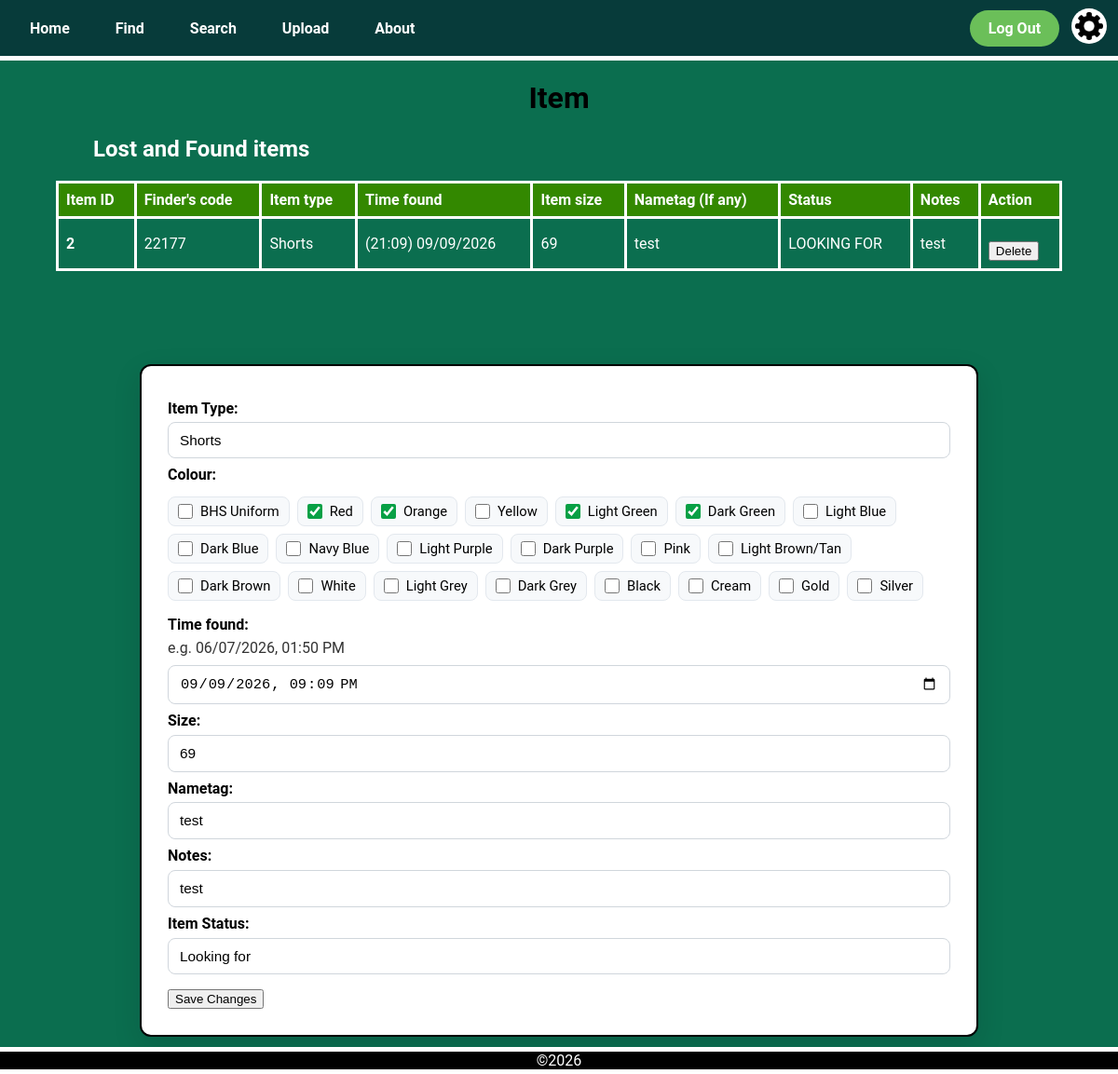
Page /item/2 (signed in) on the earlier database version.
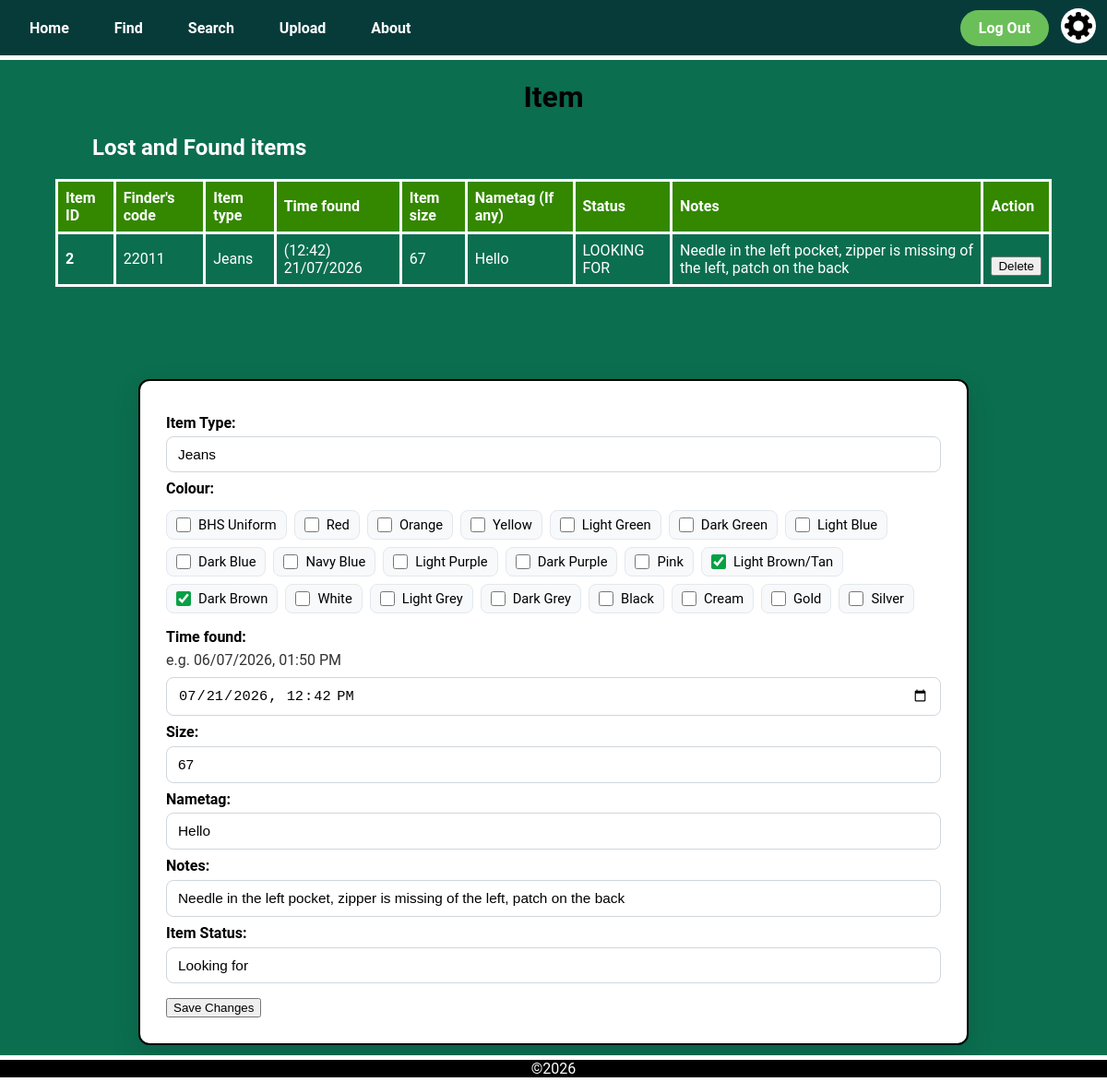
Same page on the later database version.
### app.py (models this page shows)
class LostItem(db.Model):
    __tablename__ = 'lost_item'
    item_id = db.Column(db.Integer, primary_key=True)
    finder_id = db.Column(db.Integer, db.ForeignKey('user.user_id'))
    item_type = db.Column(db.String(50))
    time_found = db.Column(db.String(50))
    size = db.Column(db.String(50))
    nametag = db.Column(db.String(50))
    status = db.Column(db.String(50))
    notes = db.Column(db.String(50))
    colours = db.relationship('Colour', secondary='lostitem_colour', backref='lost_items')

### app.py (the view, shortened to what this page needs)
@app.route('/item/<int:item_id>', methods=['GET', 'POST'])
def item(item_id):
    if session['clearance'] > 1:   # Clearance check
        if current_user.school_code != item.finder_id:
            return redirect('/404')
    item = LostItem.query.get_or_404(item_id)
    items = [item]
    colour_names = [colour.name for colour in item.colours]
    return render_template('item.html', title='Edit Item', items=items, colour_names=colour_names)

### app.py (called while the page is built)
@login_manager.user_loader
def load_user(user_id):
    return User.query.get(int(user_id))

@app.context_processor
def inject_variables():
    return dict(show_footer=True,
                logged_in = current_user.is_authenticated)

### templates/item.html (shortened to what the changed rows need)
{% extends "layout.html" %}
{% block content %}
<h1 class="title">Item</h1>
{% for item in items %}
<table class="item_info_table">
  <h2 class="sub_heading">Lost and Found items</h2>
    <tr>
      <th class="item_info_header">Item ID</th>
      <th class="item_info_header">Finder's code</th>
      <th class="item_info_header">Item type</th>
      <th class="item_info_header">Time found</th>
      <th class="item_info_header">Item size</th>
      <th class="item_info_header">Nametag (If any)</th>
      <th class="item_info_header">Status</th>
      <th class="item_info_header">Notes</th>
      <th class="item_info_header">Action</th>
    </tr>
    <tr class="item_info_row">
      <th>{{item.item_id}}</th>
      <td>{{item.finder_id}}</td>
      <td>{{item.item_type}}</td>
      <td>
        {% if item.time_found is not none %}
          ({{ item.time_found[11:16] }}) {{ item.time_found[8:10] }}/{{ item.time_found[5:7] }}/{{ item.time_found[0:4] }}
        {% else %}
          {{item.time_found}}
        {% endif %}
      </td>
      <td>{{item.size}}</td>
      <td>{{item.nametag}}</td>
      <td>{{item.status}}</td>
      <td>{{item.notes}}</td>
      <td class="edit_item_button">
        <form method="post" action="/item/{{item.item_id}}/delete" class="delete_button_form">
          <button type="submit" class="upload_submit_button">Delete</button>
        </form>
      </td>
    </tr>
</table>
<form method="post" action="/item/{{item.item_id}}">
    <div class="upload_form">
        <h2 class="upload_form_subtitle">Item Type:</h2>
        <select name="item_type" class="upload_type_dropdown">
            <option value="Jeans" {% if item.item_type == 'Jeans' %}selected{% endif %}>Jeans</option>
            <option value="Shorts" {% if item.item_type == 'Shorts' %}selected{% endif %}>Shorts</option>
        </select>
        <h2 class="upload_form_subtitle">Colour:</h2>
        <fieldset class='upload_colour_selection'>
            <label>
                <input type="checkbox" name="colours[]" value="BHS Uniform" {% if 'BHS Uniform' in colour_names %}checked{% endif %}> BHS Uniform
            </label>
            <label>
                <input type="checkbox" name="colours[]" value="Red" {% if 'Red' in colour_names %}checked{% endif %}> Red
            </label>
            <label>
                <input type="checkbox" name="colours[]" value="Orange" {% if 'Orange' in colour_names %}checked{% endif %}> Orange
            </label>
            <label>
                <input type="checkbox" name="colours[]" value="Yellow" {% if 'Yellow' in colour_names %}checked{% endif %}> Yellow
            </label>
            <label>
                <input type="checkbox" name="colours[]" value="Light Green" {% if 'Light Green' in colour_names %}checked{% endif %}> Light Green
            </label>
            <label>
                <input type="checkbox" name="colours[]" value="Dark Green" {% if 'Dark Green' in colour_names %}checked{% endif %}> Dark Green
            </label>
            <label>
                <input type="checkbox" name="colours[]" value="Light Blue" {% if 'Light Blue' in colour_names %}checked{% endif %}> Light Blue
            </label>
            <label>
                <input type="checkbox" name="colours[]" value="Dark Blue" {% if 'Dark Blue' in colour_names %}checked{% endif %}> Dark Blue
            </label>
            <label>
                <input type="checkbox" name="colours[]" value="Navy Blue" {% if 'Navy Blue' in colour_names %}checked{% endif %}> Navy Blue
            </label>
            <label>
                <input type="checkbox" name="colours[]" value="Light Purple" {% if 'Light Purple' in colour_names %}checked{% endif %}> Light Purple
            </label>
            <label>
                <input type="checkbox" name="colours[]" value="Dark Purple" {% if 'Dark Purple' in colour_names %}checked{% endif %}> Dark Purple
            </label>
            <label>
                <input type="checkbox" name="colours[]" value="Pink" {% if 'Pink' in colour_names %}checked{% endif %}> Pink
            </label>
            <label>
                <input type="checkbox" name="colours[]" value="Light Brown/Tan" {% if 'Light Brown/Tan' in colour_names %}checked{% endif %}> Light Brown/Tan
            </label>
            <label>
                <input type="checkbox" name="colours[]" value="Dark Brown" {% if 'Dark Brown' in colour_names %}checked{% endif %}> Dark Brown
            </label>
            <label>
                <input type="checkbox" name="colours[]" value="White" {% if 'White' in colour_names %}checked{% endif %}> White
            </label>
            <label>
                <input type="checkbox" name="colours[]" value="Light Grey" {% if 'Light Grey' in colour_names %}checked{% endif %}> Light Grey
            </label>
            <label>
                <input type="checkbox" name="colours[]" value="Dark Grey" {% if 'Dark Grey' in colour_names %}checked{% endif %}> Dark Grey
            </label>
            <label>
                <input type="checkbox" name="colours[]" value="Black" {% if 'Black' in colour_names %}checked{% endif %}> Black
            </label>
            <label>
                <input type="checkbox" name="colours[]" value="Cream" {% if 'Cream' in colour_names %}checked{% endif %}> Cream
            </label>
            <label>
                <input type="checkbox" name="colours[]" value="Gold" {% if 'Gold' in colour_names %}checked{% endif %}> Gold
            </label>
            <label>
                <input type="checkbox" name="colours[]" value="Silver" {% if 'Silver' in colour_names %}checked{% endif %}> Silver
            </label>
        </fieldset>
        <h2 class="upload_form_subtitle">Time found:</h2>
        <p> e.g. 06/07/2026, 01:50 PM</p>
        <input class='upload_datetime' type="datetime-local" name="time_found" value="{{item.time_found}}">
        <h2 class="upload_form_subtitle">Size:</h2>
        <input class='upload_text_box' type="text" name="size" maxlength="10" value="{{item.size}}">
        <h2 class="upload_form_subtitle">Nametag:</h2>
        <input type="text" name="nametag" value="{{item.nametag}}">
        <h2 class="upload_form_subtitle">Notes:</h2>
        <input class='upload_text_box' type="text" name="notes" value="{{item.notes}}">
        <h2 class="upload_form_subtitle">Item Status:</h2>
        <select name="item_status" class="upload_type_dropdown">
            <option value="LOOKING FOR" {% if item.status == 'LOOKING FOR' %}selected{% endif %}>Looking for</option>
        </select>
        <input class='upload_submit_button' type="submit" value="Save Changes">
    </div>
</form>
{% endfor  %}
{% endblock %}

Differences in the rows shown:
changed LostItem "LOOKING FOR": finder_id "22177" → "22011"; item_type "Shorts" → "Jeans"; time_found "21:09" → "12:42"; time_found "09" → "21"; time_found "09" → "07"; size "69" → "67"; nametag "test" → "Hello"; notes "test" → "Needle in the left pocket, zipper is missing of the left, patch on the back"; if "☑" → "☐"; if "☐" → "☑"; time_found "09/09/2026 21:09" → "07/21/2026 12:42"
